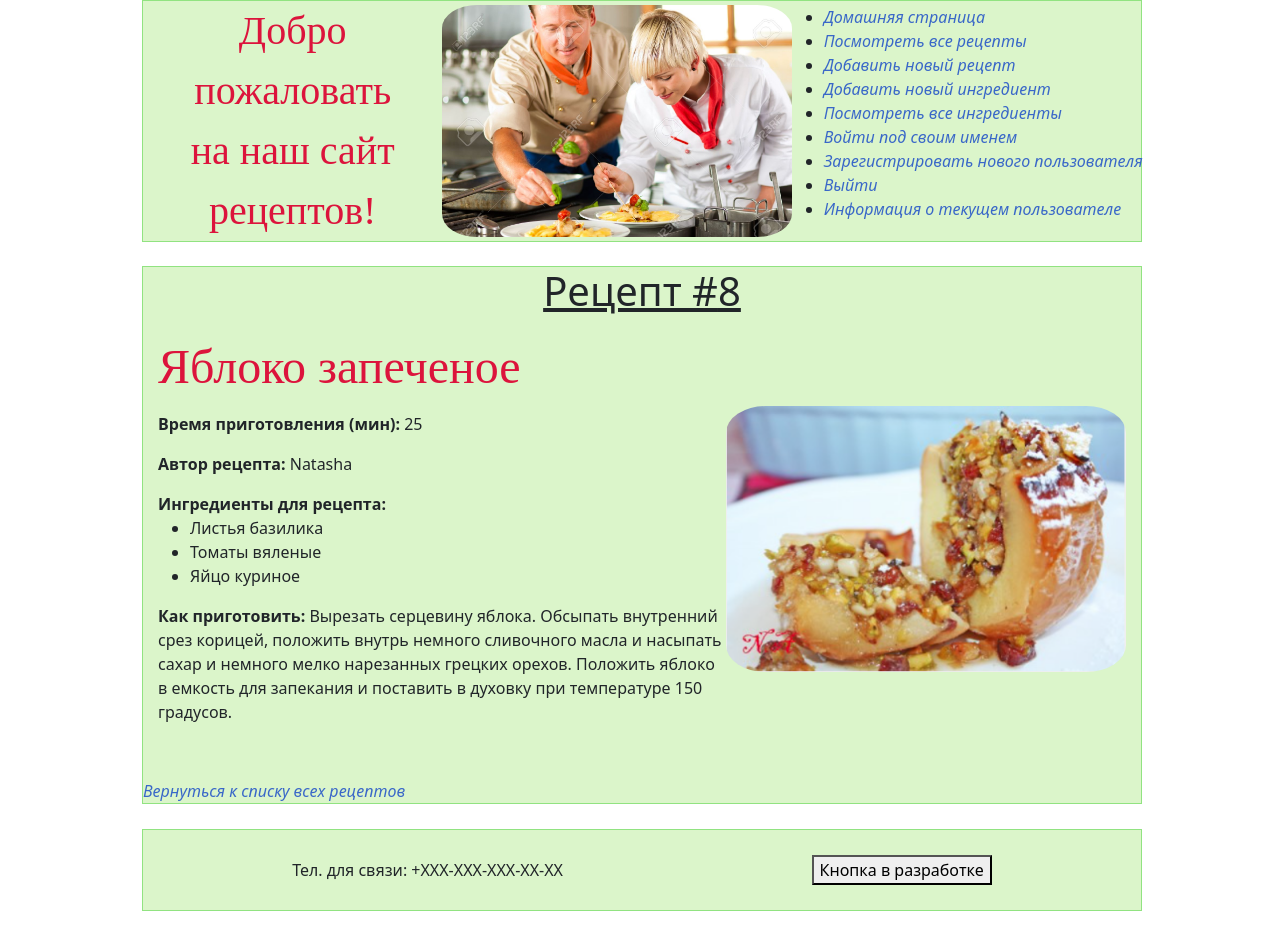
The app's page /recipes/8/, older data.
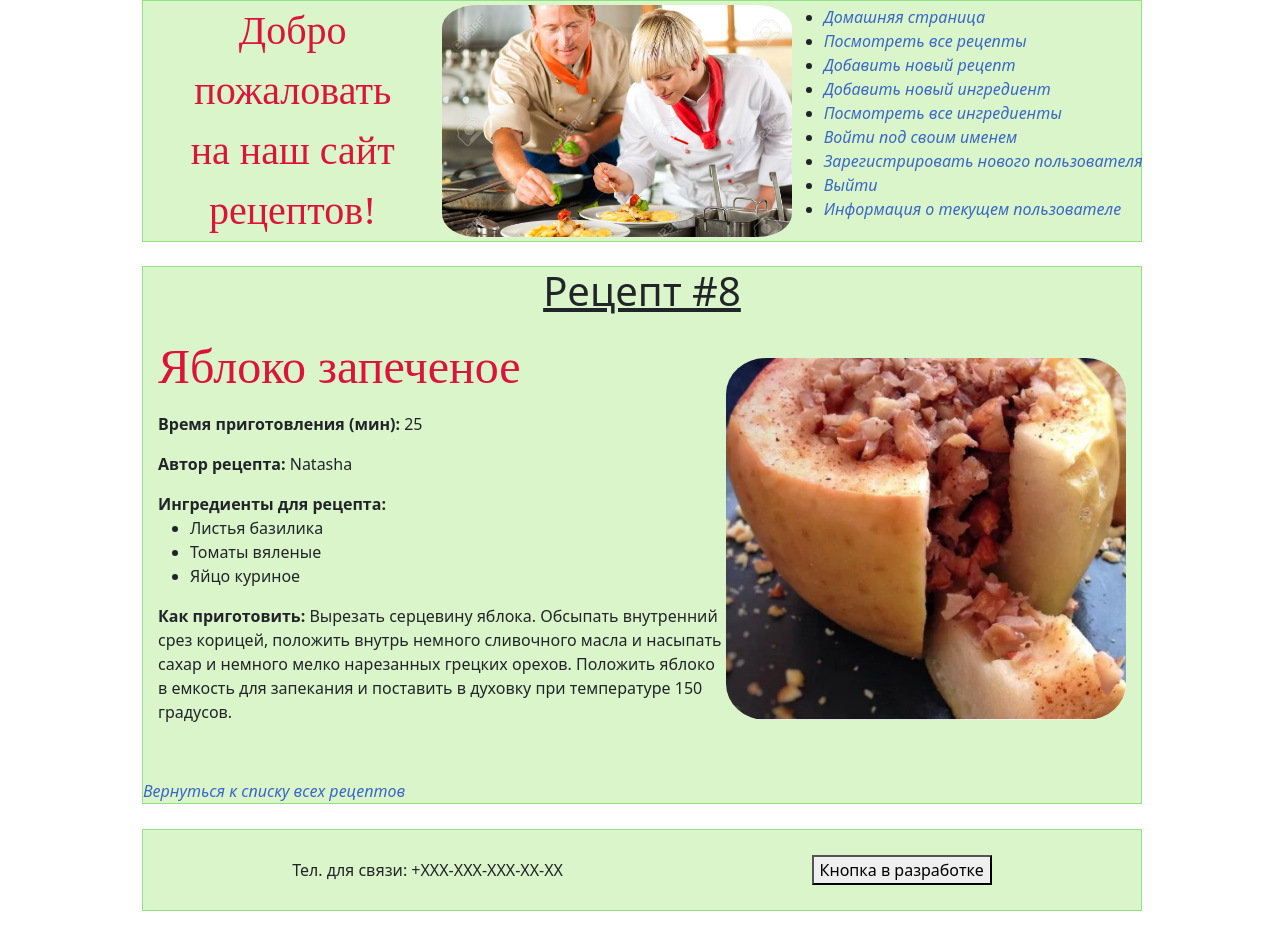
The same page, newer data.
### recipeapp/models.py (models this page shows)
class Recipe(models.Model):
    name = models.CharField(max_length=100)
    description = models.TextField(null=False, blank=True)
    created_at = models.DateTimeField(auto_now_add=True)
    changed_at = models.DateTimeField(auto_now=True)
    author = models.ForeignKey(User, on_delete=models.PROTECT)
    cooking_time_min = models.PositiveIntegerField(default=0)
    ingredients = models.ManyToManyField(Ingredient, related_name='recipes')
    preview = models.ImageField(null=True, blank=True, upload_to=recipe_preview_directory_path)

### recipeapp/views.py (the view)
# urls.py: path('recipes/<int:pk>/', RecipeDetailView.as_view(), name='recipe_details'),
class RecipeDetailView(DetailView):
    queryset = (
        Recipe.objects.
        select_related('author').
        prefetch_related('ingredients')
    )

### recipeapp/templates/recipeapp/recipe_detail.html (shortened to what this page needs)
{% extends 'recipeapp/base.html' %}
{% block body %}
<div class="fixed-container">
    <h1 class="section-header">Рецепт #{{ object.pk }}</h1>
    <div class="recipe-detail">
        <div>
            <h2><span class="recipe-name">{{ object.name }}</span></h2></p>
            <p><b>Время приготовления (мин):</b> {{ object.cooking_time_min }}</p>
            <p><b>Автор рецепта:</b> {% firstof object.author.first_name object.author.username %}</p>
            <b>Ингредиенты для рецепта:</b>
            <ul>
                {% for ingredient in object.ingredients.all %}
                <li>{{ ingredient.name }}</li>
                {% endfor %}
            </ul>
            <p><b>Как приготовить:</b> {{ object.description }}</p>
        </div>
        {% if recipe.preview %}
        <div>
            <img src="{{ recipe.preview.url }}" alt="{{ recipe.preview.name }}" width="400px">
        </div>
        {% endif %}
    </div>
    <br>
    <div>
        <a href="{% url 'recipeapp:recipes_list' %}">Вернуться к списку всех рецептов</a>
    </div>
</div>
{% endblock %}

Row changes from the older to the newer data that the page shows:
changed Recipe "Яблоко запеченое": preview: a different picture
